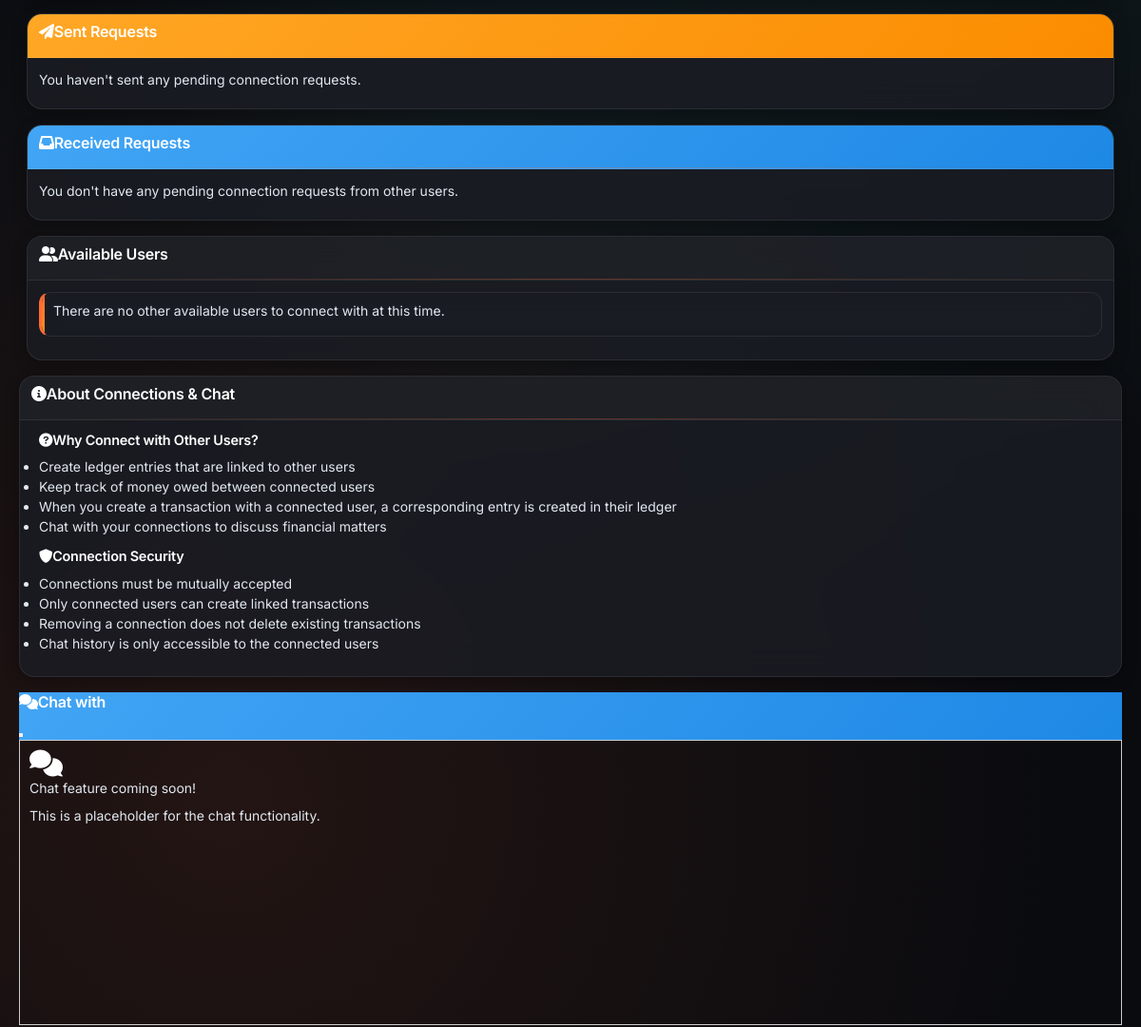
The page /connections (signed in, middle part) on the database as committed earlier.
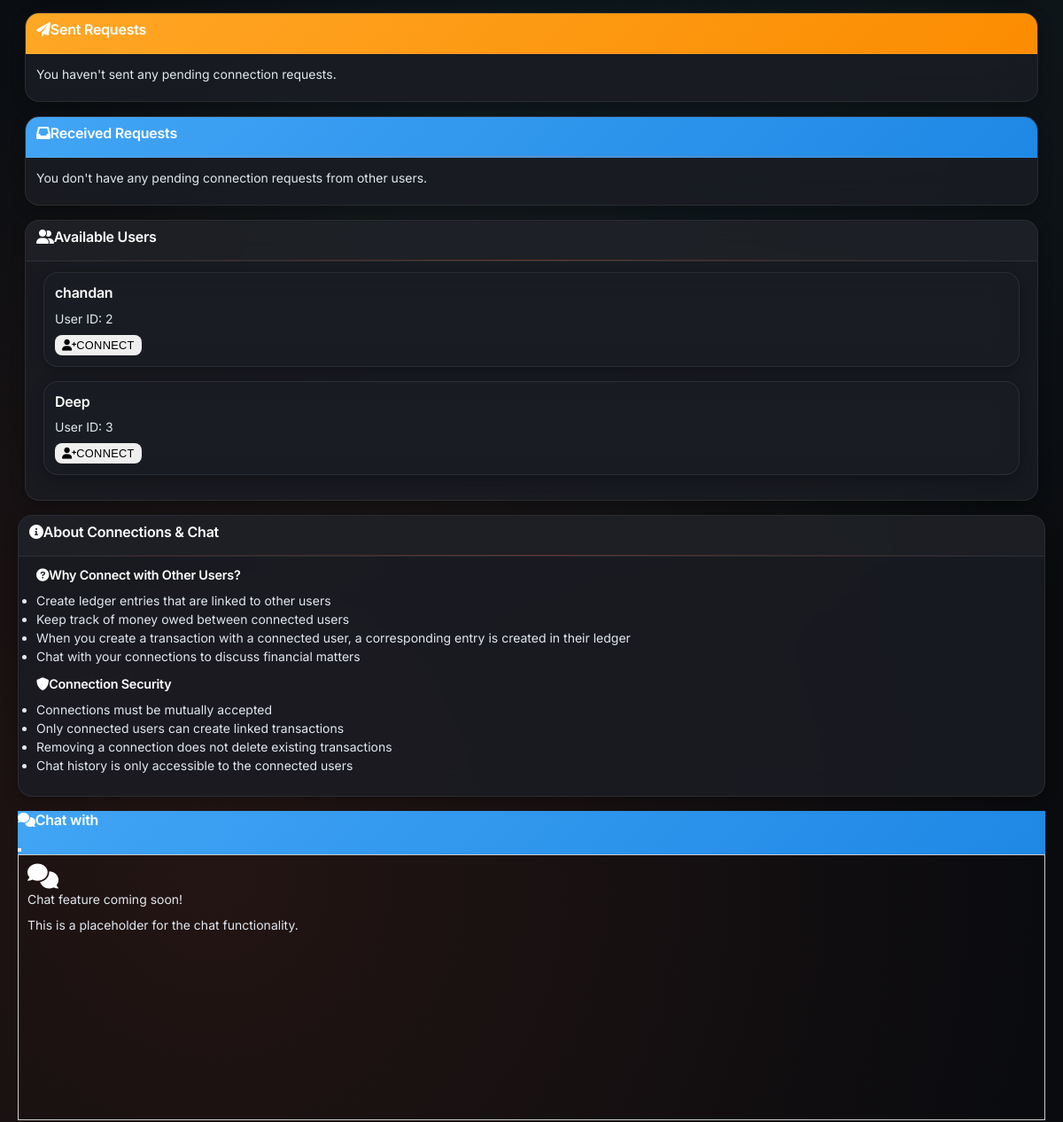
The same page on the database as committed later.
### models.py (models this page shows)
class User(UserMixin, db.Model):
    id = db.Column(db.Integer, primary_key=True)
    username = db.Column(db.String(64), unique=True, nullable=False)
    email = db.Column(db.String(120), unique=True, nullable=False)
    password_hash = db.Column(db.String(256), nullable=False)  # Real password hash
    password_hash_dummy = db.Column(db.String(256), nullable=False)  # Dummy password hash
    is_admin = db.Column(db.Boolean, default=False, nullable=False)
    is_active = db.Column(db.Boolean, default=True, nullable=False)
    date_created = db.Column(db.DateTime, default=datetime.utcnow)
    using_dummy = db.Column(db.Boolean, default=False)  # Used to track which data view the user is seeing
    ledgers = db.relationship('Ledger', backref='owner', lazy=True)
    connections_sent = db.relationship('Connection',
                                      foreign_keys='Connection.user_id',
                                      backref='user_source',
                                      lazy='dynamic')
    connections_received = db.relationship('Connection',
                                          foreign_keys='Connection.connected_user_id',
                                          backref='user_target',
                                          lazy='dynamic')

### routes.py (the view)
@app.route('/connections')
@login_required
def manage_connections():
    is_dummy = is_using_dummy()
    if is_dummy:
        flash('Connection features are only available in real data view.', 'info')
        return redirect(url_for('user_dashboard'))
    accepted_connections = Connection.query.filter(
        or_(
            and_(Connection.user_id == current_user.id, Connection.status == 'accepted'),
            and_(Connection.connected_user_id == current_user.id, Connection.status == 'accepted')
        )
    ).all()
    sent_requests = Connection.query.filter_by(
        user_id=current_user.id,
        status='pending'
    ).all()
    received_requests = Connection.query.filter_by(
        connected_user_id=current_user.id,
        status='pending'
    ).all()
    connected_user_ids = []
    for conn in accepted_connections:
        if conn.user_id == current_user.id:
            connected_user_ids.append(conn.connected_user_id)
        else:
            connected_user_ids.append(conn.user_id)
    for req in sent_requests:
        connected_user_ids.append(req.connected_user_id)
    for req in received_requests:
        connected_user_ids.append(req.user_id)
    available_users = User.query.filter(
        and_(
            User.id != current_user.id,
            ~User.id.in_(connected_user_ids),
            User.is_active == True,
            User.is_admin == False  # Exclude admin accounts
        )
    ).all()
    form = ConnectionRequestForm()
    return render_template('user/connections.html',
                          title='Manage Connections',
                          accepted_connections=accepted_connections,
                          sent_requests=sent_requests,
                          received_requests=received_requests,
                          available_users=available_users,
                          form=form,
                          is_dummy=is_dummy)

### models.py (called while the page is built)
@login_manager.user_loader
def load_user(user_id):
    return User.query.get(int(user_id))

### routes.py (called while the page is built)
def is_using_dummy():
    if current_user.is_authenticated:
        return current_user.using_dummy
    return False

### templates/user/connections.html (shortened to what the changed rows need)
{% extends "layout.html" %}
{% block content %}
<div class="row mb-4">
    <div class="col-12">
        <div class="card">
            <div class="card-body">
                {% if available_users %}
                    <div class="row">
                        {% for user in available_users %}
                            <div class="col-md-4 col-lg-3 mb-3">
                                <div class="card">
                                    <div class="card-body text-center">
                                        <h5 class="card-title">{{ user.username }}</h5>
                                        <p class="text-muted small">User ID: {{ user.id }}</p>
                                        <form method="POST" action="{{ url_for('request_connection') }}">
                                            <button type="submit" class="btn btn-sm btn-outline-primary w-100">
                                                <i class="fas fa-user-plus me-1"></i>Connect
                                            </button>
                                        </form>
                                    </div>
                                </div>
                            </div>
                        {% endfor %}
                    </div>
                {% else %}
                    <div class="alert alert-info">
                        <p class="mb-0">There are no other available users to connect with at this time.</p>
                    </div>
                {% endif %}
            </div>
        </div>
    </div>
</div>
{% endblock %}

Rows that differ between the two databases and show on the page:
added User: username "chandan", id "2"
added User: username "Deep", id "3"
Other text that changed with them:
text no longer shown: "There are no other available users to connect with at this time."
